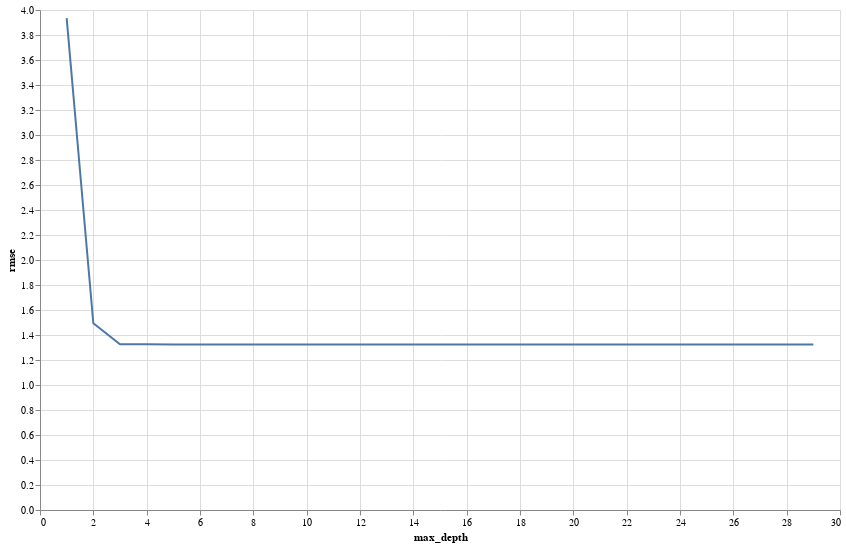

Write notebook code for a chart like this one.
### Markdown cell above
### Check tradeoff

### Code cell
rmses_fh = [dec_tree_rmse(params={"max_depth": i}, x_colnames=x_colnames_fh)[0] for i in max_depths]
plot_max_depth_rmse(max_depths, rmses_fh)

### Figure 1 — Vega-Lite specification as saved in the notebook (floating-point values rounded to 4 significant figures)
{"config": {"view": {"continuousWidth": 400, "continuousHeight": 300}}, "data": {"name": "data-b6bc96b51c101137599b3a3bf7afbee9"}, "mark": "line", "encoding": {"x": {"field": "max_depth", "type": "quantitative"}, "y": {"field": "rmse", "type": "quantitative"}}, "height": 500, "selection": {"selector006": {"type": "interval", "bind": "scales", "encodings": ["x", "y"]}}, "width": 800, "$schema": "https://vega.github.io/schema/vega-lite/v4.17.0.json", "datasets": {"data-b6bc96b51c101137599b3a3bf7afbee9": [{"max_depth": 1, "rmse": 3.935}, {"max_depth": 2, "rmse": 1.494}, {"max_depth": 3, "rmse": 1.326}, {"max_depth": 4, "rmse": 1.325}, {"max_depth": 5, "rmse": 1.324}, {"max_depth": 6, "rmse": 1.324}, {"max_depth": 7, "rmse": 1.324}, {"max_depth": 8, "rmse": 1.324}, {"max_depth": 9, "rmse": 1.324}, {"max_depth": 10, "rmse": 1.324}, {"max_depth": 11, "rmse": 1.324}, {"max_depth": 12, "rmse": 1.324}, {"max_depth": 13, "rmse": 1.324}, {"max_depth": 14, "rmse": 1.324}, {"max_depth": 15, "rmse": 1.324}, {"max_depth": 16, "rmse": 1.324}, {"max_depth": 17, "rmse": 1.324}, {"max_depth": 18, "rmse": 1.324}, {"max_depth": 19, "rmse": 1.324}, {"max_depth": 20, "rmse": 1.324}, {"max_depth": 21, "rmse": 1.324}, {"max_depth": 22, "rmse": 1.324}, {"max_depth": 23, "rmse": 1.324}, {"max_depth": 24, "rmse": 1.324}, {"max_depth": 25, "rmse": 1.324}, {"max_depth": 26, "rmse": 1.324}, {"max_depth": 27, "rmse": 1.324}, {"max_depth": 28, "rmse": 1.324}, {"max_depth": 29, "rmse": 1.324}]}}
